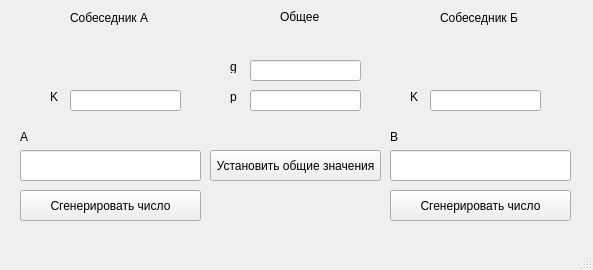
<?xml version="1.0" encoding="UTF-8"?>
<ui version="4.0">
 <class>MainWindow</class>
 <widget class="QMainWindow" name="MainWindow">
  <property name="geometry">
   <rect>
    <x>0</x>
    <y>0</y>
    <width>593</width>
    <height>270</height>
   </rect>
  </property>
  <property name="windowTitle">
   <string>MainWindow</string>
  </property>
  <widget class="QWidget" name="centralwidget">
   <widget class="QPushButton" name="genA">
    <property name="geometry">
     <rect>
      <x>20</x>
      <y>190</y>
      <width>181</width>
      <height>31</height>
     </rect>
    </property>
    <property name="text">
     <string>Сгенерировать число</string>
    </property>
   </widget>
   <widget class="QPushButton" name="genB">
    <property name="geometry">
     <rect>
      <x>390</x>
      <y>190</y>
      <width>181</width>
      <height>31</height>
     </rect>
    </property>
    <property name="text">
     <string>Сгенерировать число</string>
    </property>
   </widget>
   <widget class="QLineEdit" name="generation_A">
    <property name="geometry">
     <rect>
      <x>20</x>
      <y>150</y>
      <width>181</width>
      <height>31</height>
     </rect>
    </property>
   </widget>
   <widget class="QLineEdit" name="generation_B">
    <property name="geometry">
     <rect>
      <x>390</x>
      <y>150</y>
      <width>181</width>
      <height>31</height>
     </rect>
    </property>
   </widget>
   <widget class="QLabel" name="label">
    <property name="geometry">
     <rect>
      <x>70</x>
      <y>10</y>
      <width>121</width>
      <height>16</height>
     </rect>
    </property>
    <property name="text">
     <string>Собеседник А</string>
    </property>
   </widget>
   <widget class="QLabel" name="label_2">
    <property name="geometry">
     <rect>
      <x>440</x>
      <y>10</y>
      <width>121</width>
      <height>16</height>
     </rect>
    </property>
    <property name="text">
     <string>Собеседник Б</string>
    </property>
   </widget>
   <widget class="QLabel" name="label_3">
    <property name="geometry">
     <rect>
      <x>280</x>
      <y>10</y>
      <width>47</width>
      <height>13</height>
     </rect>
    </property>
    <property name="text">
     <string>Общее</string>
    </property>
   </widget>
   <widget class="QLabel" name="label_4">
    <property name="geometry">
     <rect>
      <x>230</x>
      <y>60</y>
      <width>47</width>
      <height>13</height>
     </rect>
    </property>
    <property name="text">
     <string>g</string>
    </property>
   </widget>
   <widget class="QLabel" name="label_5">
    <property name="geometry">
     <rect>
      <x>230</x>
      <y>90</y>
      <width>47</width>
      <height>13</height>
     </rect>
    </property>
    <property name="text">
     <string>p</string>
    </property>
   </widget>
   <widget class="QLineEdit" name="World_g">
    <property name="geometry">
     <rect>
      <x>250</x>
      <y>60</y>
      <width>111</width>
      <height>21</height>
     </rect>
    </property>
   </widget>
   <widget class="QLineEdit" name="World_p">
    <property name="geometry">
     <rect>
      <x>250</x>
      <y>90</y>
      <width>111</width>
      <height>21</height>
     </rect>
    </property>
   </widget>
   <widget class="QPushButton" name="setWorld">
    <property name="geometry">
     <rect>
      <x>210</x>
      <y>150</y>
      <width>171</width>
      <height>31</height>
     </rect>
    </property>
    <property name="text">
     <string>Установить общие значения</string>
    </property>
   </widget>
   <widget class="QLineEdit" name="B_K">
    <property name="geometry">
     <rect>
      <x>430</x>
      <y>90</y>
      <width>111</width>
      <height>21</height>
     </rect>
    </property>
   </widget>
   <widget class="QLabel" name="label_6">
    <property name="geometry">
     <rect>
      <x>390</x>
      <y>130</y>
      <width>47</width>
      <height>13</height>
     </rect>
    </property>
    <property name="text">
     <string>B</string>
    </property>
   </widget>
   <widget class="QLabel" name="label_7">
    <property name="geometry">
     <rect>
      <x>410</x>
      <y>90</y>
      <width>47</width>
      <height>13</height>
     </rect>
    </property>
    <property name="text">
     <string>K</string>
    </property>
   </widget>
   <widget class="QLineEdit" name="A_K">
    <property name="geometry">
     <rect>
      <x>70</x>
      <y>90</y>
      <width>111</width>
      <height>21</height>
     </rect>
    </property>
   </widget>
   <widget class="QLabel" name="label_8">
    <property name="geometry">
     <rect>
      <x>20</x>
      <y>130</y>
      <width>47</width>
      <height>13</height>
     </rect>
    </property>
    <property name="text">
     <string>А</string>
    </property>
   </widget>
   <widget class="QLabel" name="label_9">
    <property name="geometry">
     <rect>
      <x>50</x>
      <y>90</y>
      <width>47</width>
      <height>13</height>
     </rect>
    </property>
    <property name="text">
     <string>K</string>
    </property>
   </widget>
  </widget>
  <widget class="QMenuBar" name="menubar">
   <property name="geometry">
    <rect>
     <x>0</x>
     <y>0</y>
     <width>593</width>
     <height>20</height>
    </rect>
   </property>
  </widget>
  <widget class="QStatusBar" name="statusbar"/>
 </widget>
 <resources/>
 <connections/>
</ui>
